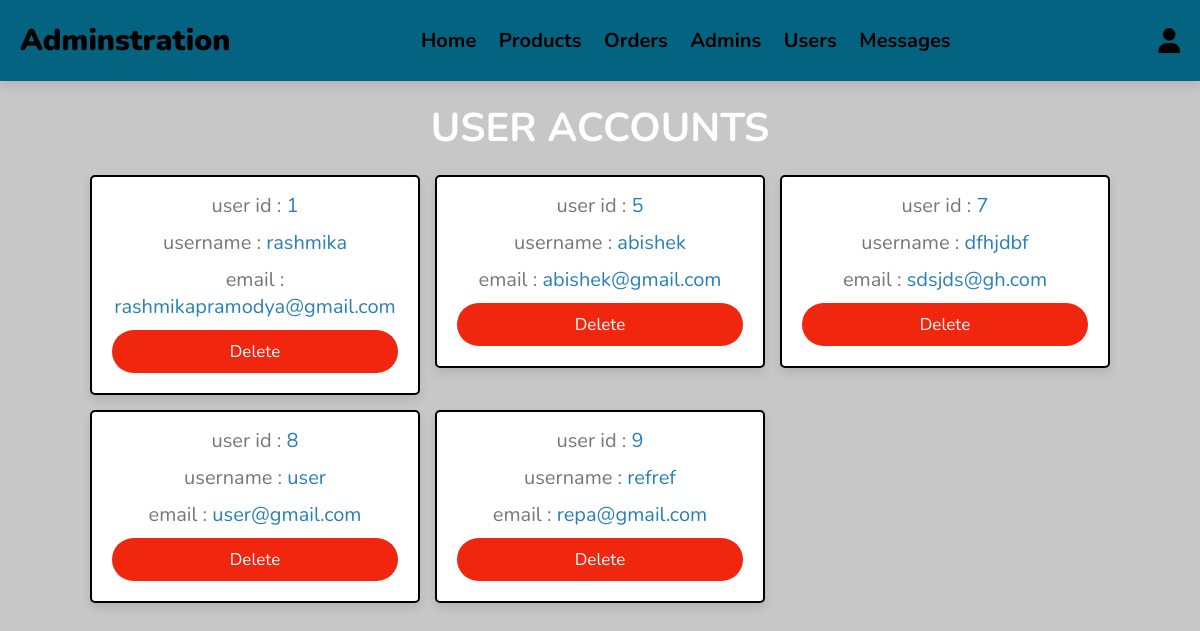
Screenshot of /admin/users_accounts.php (signed in) with the database file from the repository.
### tables this page shows
CREATE TABLE `users` (
  `id` int(100) NOT NULL,
  `name` varchar(20) NOT NULL,
  `email` varchar(50) NOT NULL,
  `password` varchar(50) NOT NULL
);

### admin/users_accounts.php (the view, shortened to what this page needs)
<?php
include '../components/connect.php';
?>
<!DOCTYPE html>
<html lang="en">
<head>
   <link rel="stylesheet" href="https://cdnjs.cloudflare.com/ajax/libs/font-awesome/6.1.1/css/all.min.css">
   <link rel="stylesheet" href="../css/admin_style.css">
</head>
<body>
<?php include '../components/admin_header.php'; ?>
<section class="accounts">
   <h1 class="heading">user accounts</h1>
   <div class="box-container">
   <?php
      $select_accounts = $conn->prepare("SELECT * FROM `users`");
      $select_accounts->execute();
      if($select_accounts->rowCount() > 0){
         while($fetch_accounts = $select_accounts->fetch(PDO::FETCH_ASSOC)){
   ?>
   <div class="box">
      <p> user id : <span><?= $fetch_accounts['id']; ?></span> </p>
      <p> username : <span><?= $fetch_accounts['name']; ?></span> </p>
      <p> email : <span><?= $fetch_accounts['email']; ?></span> </p>
      <a href="users_accounts.php?delete=<?= $fetch_accounts['id']; ?>" onclick="return confirm('delete this account? the user related information will also be delete!')" class="delete-btn">delete</a>
   </div>
   <?php
         }
      }else{
         echo '<p class="empty">no accounts available!</p>';
      }
   ?>
   </div>
</section>
</body>
</html>

### components/admin_header.php (shortened to what this page needs)
<header class="header">
   <section class="flex">
      <a href="../admin/dashboard.php" class="logo">Adminstration</a>
      <nav class="navbar">
         <a href="../admin/dashboard.php">Home</a>
         <a href="../admin/products.php">Products</a>
         <a href="../admin/placed_orders.php">Orders</a>
         <a href="../admin/admin_accounts.php">Admins</a>
         <a href="../admin/users_accounts.php">Users</a>
         <a href="../admin/messages.php">Messages</a>
      </nav>
      <div class="icons">
         <div id="user-btn" class="fas fa-user"></div>
      </div>
   </section>
</header>

### css/admin_style.css (style rules this page uses)
:root { --main-color:#2980b9; --orange:#f39c12; --red:#f0260f; --black:#000000; --white:#fff; --light-color:#777; --light-bg:#f5f5f5; --header:#046380; --border:.2rem solid var(--black); --box-shadow:0 .5rem 1rem rgba(0,0,0,.1); }
* { font-family: 'Nunito', sans-serif; margin:0; padding:0; box-sizing: border-box; outline: none; border:none; text-decoration: none; }
html { font-size: 62.5%; overflow-x: hidden; }
body { background-color: #c7c7c7; }
section { padding:2rem; max-width: 1200px; margin:0 auto; }
.heading { font-size: 4rem; color:var(--white); margin-bottom: 2rem; text-align: center; text-transform: uppercase; }
.btn, .delete-btn, .option-btn { display: block; width: 100%; margin: 0 auto; margin-top: 1rem; border-radius: 3rem; padding:1rem 3rem; font-size: 1.7rem; text-transform: capitalize; color:var(--white); cursor: pointer; text-align: center; }
.delete-btn { background-color: var(--red); }
.header { position: sticky; top:0; left:0; right:0; background-color: var(--header); box-shadow: var(--box-shadow); z-index: 1000; }
.header .flex { display: flex; align-items: center; justify-content: space-between; position: relative; }
.header .flex .logo { font-size: 3rem; color:var(--black); font-weight: 1000; }
.header .flex .navbar a { margin:0 1rem; font-size: 2rem; font-weight: 700; color:var(--black); }
.header .flex .icons div { margin-left: 1.7rem; font-size: 2.5rem; cursor: pointer; color:var(--black); }
.accounts .box-container { display: grid; grid-template-columns: repeat(auto-fit, 33rem); gap:1.5rem; align-items: flex-start; justify-content: center; }
.accounts .box-container .box { padding:2rem; padding-top: .5rem; border-radius: .5rem; text-align: center; border:var(--border); background-color: var(--white); box-shadow: var(--box-shadow); }
.accounts .box-container .box p { font-size: 2rem; color:var(--light-color); margin: 1rem 0; }
.accounts .box-container .box p span { color:var(--main-color); }

### rows the page displays
users: id "1", name "rashmika", email "rashmikapramodya@gmail.com"
users: id "5", name "abishek", email "abishek@gmail.com"
users: id "7", name "dfhjdbf", email "sdsjds@gh.com"
users: id "8", name "user", email "user@gmail.com"
users: id "9", name "refref", email "repa@gmail.com"
